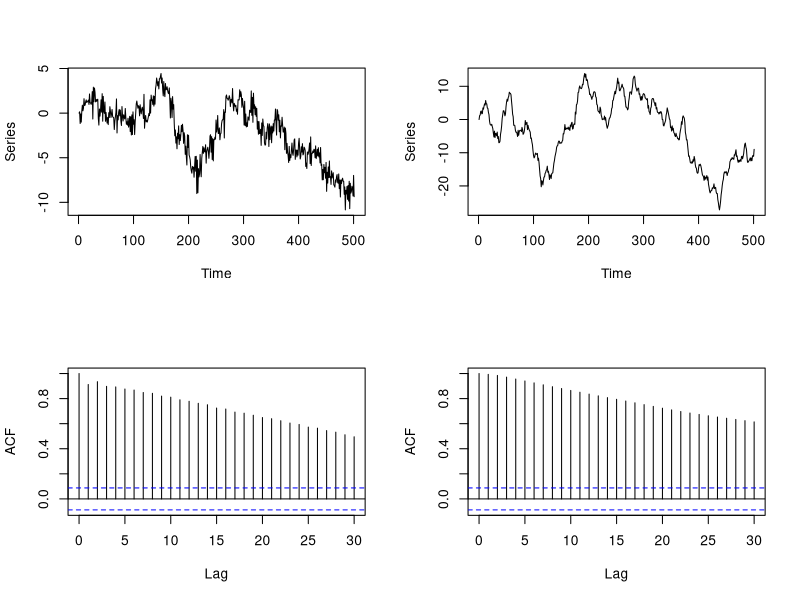
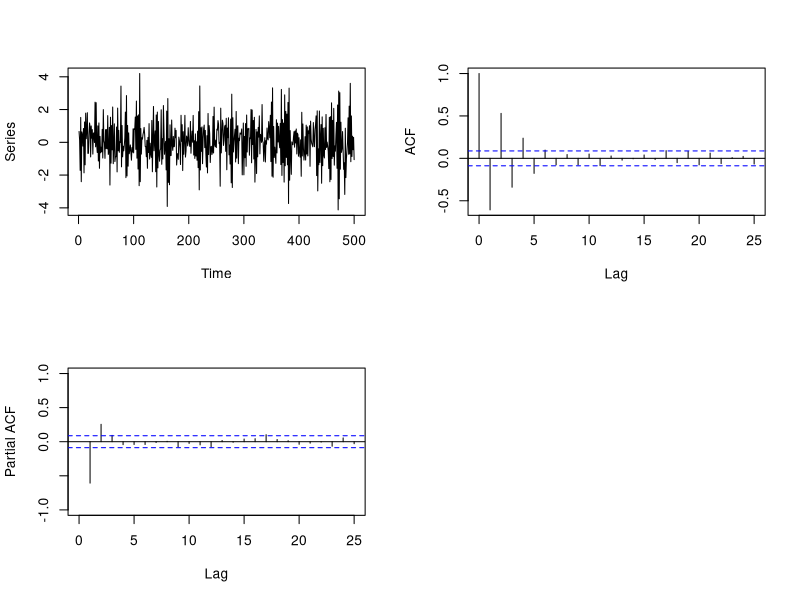
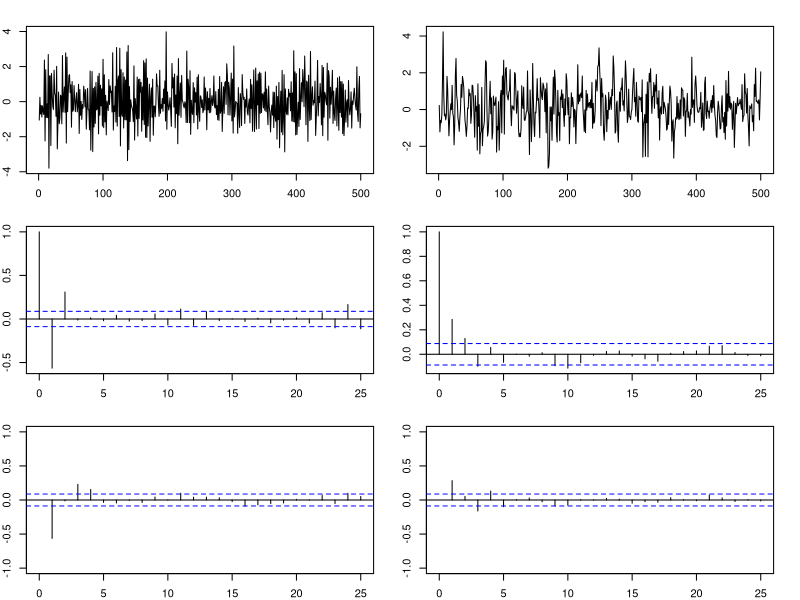

These figures' R source, in order:
set.seed(1837)
y1<-arima.sim(list(order=c(1,1,1),ar=-0.5,ma=-0.3),n=500)
y2<-arima.sim(list(order=c(1,1,2),ar=0.3,ma=c(-0.3,0.5)),n=500)
par(mfrow=c(2,2))
plot(y1,type="l",xlab="Time",ylab="Series")
plot(y2,type="l",xlab="Time",ylab="Series")
acf(y1,30,xlab="Lag",ylab="ACF",main="")
acf(y2,30,xlab="Lag",ylab="ACF",main="")

##Simulating the series
set.seed(40)
n<-500
x1<-arima.sim(list(order=c(2,0,0), ar=c(-0.4, 0.3)), n)
#x2<-arima.sim(list(order=c(3,0,0), ar=c(1/4,1/2,-1/8)),n)
#par(mfrow=c(3,2), mar=c(4,4,4,4))
plot(x1, type="l", xlab="Time", ylab="Series")
#plot(x2, type="l", xlab="Time", ylab="Series")
acf(x1, 25, xlab="Lag", ylab="ACF", main="")
#acf(x2, 25, xlab="Lag", ylab="ACF", main="")
acf(x1,25,type="partial",xlab="Lag",ylab="Partial ACF",main="", ylim=c(-1,1),xlim=c(0,25))
#acf(x2,25,type="partial",xlab="Lag",ylab="Partial ACF",main="", ylim=c(-1,1),xlim=c(0,25))

##Fitting the AR series
x1fit<-arima(x1, order=c(2,0,0))

#zero mean model
x1fit1<-arima(x1, order=c(2,0,0), include.mean=FALSE)

#Simulating the series
set.seed(534)
n<-500
x3<-arima.sim(list(order=c(0,0,2), ma=c(-0.5, 0.4)), n)
x4<-arima.sim(list(order=c(0,0,3), ma=c(1/3,1/5,-1/9)),n)
par(mfrow=c(3,2), mar=c(2,2,2,2))
plot(x3, type="l", xlab="", ylab="")
plot(x4, type="l", xlab="", ylab="")
acf(x3, 25, ylab="", main="")
acf(x4, 25, ylab="", main="")
acf(x3, 25, type="partial", ylab="", ylim=c(-1,1),xlim=c(0,25))
acf(x4, 25, type="partial", ylab="", ylim=c(-1,1),xlim=c(0,25))
#Fitting an MA process
MAfit1<-arima(x4, order=c(0,0,3))



